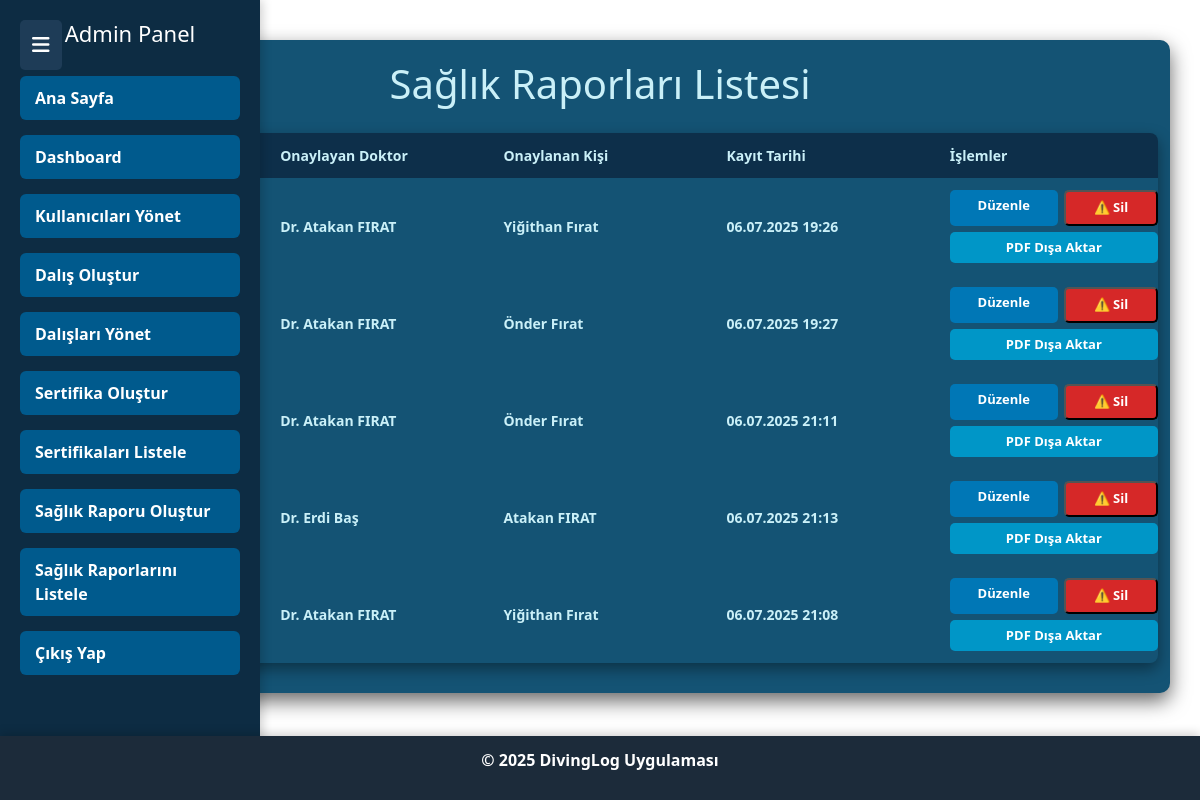
Screenshot of /users/health_inspection_list.php with the database file from the repository.
### tables this page shows
CREATE TABLE `health_inspections` (
  `id` int(11) NOT NULL,
  `muayene_tarihi` date NOT NULL,
  `onaylayan` varchar(255) NOT NULL,
  `onaylanan` varchar(255) NOT NULL,
  `tcno` varchar(11) NOT NULL,
  `created_at` datetime NOT NULL
);

### src/users/health_inspection_list.php (the view, shortened to what this page needs)
<?php
include('../../config.php');
$query = "SELECT id, muayene_tarihi, onaylayan, onaylanan, created_at FROM health_inspections ORDER BY muayene_tarihi DESC";
$result = mysqli_query($mysqlB, $query);
?>
<!DOCTYPE html>
<html lang="tr">
<head>
    <link rel="stylesheet" href="../CSS/health_inspection_list.css" />
    <link rel="stylesheet" href="https://cdnjs.cloudflare.com/ajax/libs/font-awesome/6.5.0/css/all.min.css">
    <link href="https://cdn.jsdelivr.net/npm/bootstrap@5.3.3/dist/css/bootstrap.min.css" rel="stylesheet">
</head>
<body>
    <div class="menu-toggle" onclick="toggleSidebar()">
        <i class="fas fa-bars"></i>
    </div>
    <div class="sidebar">
        <h2>Admin Panel</h2>
        <ul>
            <li><a href="../index.php">Ana Sayfa</a></li>
            <li><a href="dashboard.php">Dashboard</a></li>
            <li><a href="manage_users.php">Kullanıcıları Yönet</a></li>
            <li><a href="diving.php">Dalış Oluştur</a></li>
            <li><a href="manage_diving.php">Dalışları Yönet</a></li>
            <li><a href="certificate.php">Sertifika Oluştur</a></li>
            <li><a href="certificate_list.php">Sertifikaları Listele</a></li>
            <li><a href="health_inspection.php">Sağlık Raporu Oluştur</a></li>
            <li><a href="health_inspection_list.php">Sağlık Raporlarını Listele</a></li>
            <li><a href="../users/exit.php">Çıkış Yap</a></li>
        </ul>
    </div>
<div class="container">
    <h1>Sağlık Raporları Listesi</h1>
    <?php if (mysqli_num_rows($result) > 0): ?>
        <table>
            <thead>
                <tr>
                    <th>Muayene Tarihi</th>
                    <th>Onaylayan Doktor</th>
                    <th>Onaylanan Kişi</th>
                    <th>Kayıt Tarihi</th>
                    <th>İşlemler</th>
                </tr>
            </thead>
            <tbody>
                <?php while($row = mysqli_fetch_assoc($result)): ?>
                    <tr>
                        <td><?= htmlspecialchars($row['muayene_tarihi']) ?></td>
                        <td><?= htmlspecialchars($row['onaylayan']) ?></td>
                        <td><?= htmlspecialchars($row['onaylanan']) ?></td>
                        <td><?= date('d.m.Y H:i', strtotime($row['created_at'])) ?></td>
                        <td>
                            <a href="health_inspection_edit.php?id=<?= $row['id'] ?>" class="btn-edit">Düzenle</a>
                            <button class="btn-delete" data-bs-toggle="modal" data-bs-target="#confirmDeleteModal" data-id="<?= $row['id'] ?>">
                                ⚠️ Sil
                            </button>
                            <a href="health_inspection_export_pdf.php?id=<?= $row['id'] ?>" target="_blank" class="btn-pdf">PDF Dışa Aktar</a>
                        </td>
                    </tr>
                <?php endwhile; ?>
            </tbody>
        </table>
    <?php else: ?>
        <p style="text-align:center; margin-top:40px; font-weight:bold; font-size:18px;">Henüz kayıtlı sağlık raporu yok.</p>
    <?php endif; ?>
</div>
<footer>
    <p>&copy; 2025 DivingLog Uygulaması</p>
</footer>
</body>
</html>

### src/CSS/health_inspection_list.css (style rules this page uses)
html, body { height: 100%; margin: 0; padding: 0; font-family: Arial, sans-serif; }
body { background-color: #1e3c57; color: #ffffff; display: flex; flex-direction: column; justify-content: space-between; }
.sidebar { position: fixed; top: 0; left: 0; width: 260px; height: 100vh; background-color: #0d2c43; padding: 20px; box-shadow: 2px 0 10px rgba(0,0,0,0.2); }
.sidebar h2 { color: #ffffff; font-size: 22px; text-align: center; margin-bottom: 30px; }
.sidebar ul { list-style: none; padding: 0; }
.sidebar ul li { margin-bottom: 15px; }
.sidebar ul li a { text-decoration: none; color: #fff; font-weight: bold; display: block; padding: 10px 15px; border-radius: 6px; background-color: #005a8d; transition: background-color 0.3s ease; }
.container { max-width: 760px; margin: 40px auto 80px; padding: 20px 20px 30px; background-color: #145374; border-radius: 10px; box-shadow: 0 8px 20px rgba(0,0,0,0.6); color: #caf0f8; }
h1 { text-align: center; margin-bottom: 20px; font-weight: bold; font-size: 28px; color: #caf0f8; }
table { table-layout: fixed; border-spacing: 0 !important; width: 100%; border-collapse: collapse; margin-top: 25px; background-color: #145374; border-radius: 8px; overflow: hidden; box-shadow: 0 6px 15px rgba(0,0,0,0.4); }
th, td { padding: 12px 15px; color: #caf0f8; text-align: left; border-bottom: 1px solid rgba(255,255,255,0.15); font-weight: 600; font-size: 14px; }
th { background-color: #0d2f4a; }
td:last-child { min-width: 180px; max-width: 240px; display: flex; flex-wrap: wrap; gap: 6px; background-color: transparent !important; overflow: hidden; padding-right: 0 !important; margin-right: 0 !important; border-right: none; }
td:last-child > * { margin: 0 !important; flex: 1 1 auto; white-space: nowrap; }
.btn-edit, .btn-delete, .btn-pdf { background-color: #0077B6; color: #fff; padding: 6px 10px; border-radius: 5px; font-weight: 700; text-decoration: none; transition: background-color 0.3s ease; font-size: 13px; display: inline-block; user-select: none; white-space: nowrap; flex: 1 1 auto; text-align: center; }
.btn-delete { background-color: #d62828; }
.btn-pdf { background-color: #0096c7; }
footer { background-color: #1c2b3a; color: #ffffff; text-align: center; font-weight: bold; padding: 12px 0; width: 100%; position: fixed; left: 0; bottom: 0; z-index: 999; box-shadow: 0 -2px 10px rgba(0, 0, 0, 0.2); }
footer p { font-weight: bolder; }
.menu-toggle { position: fixed; top: 20px; left: 20px; z-index: 999; background-color: #1e3c57; padding: 10px 12px; border-radius: 5px; cursor: pointer; color: white; font-size: 20px; transition: background 0.3s ease; }
.sidebar { transition: transform 0.3s ease; }

### rows the page displays
health_inspections: onaylayan "Dr. Atakan FIRAT", onaylanan "Yiğithan Fırat", created_at "06.07.2025 19:26"
health_inspections: onaylayan "Dr. Atakan FIRAT", onaylanan "Önder Fırat", created_at "06.07.2025 19:27"
health_inspections: onaylayan "Dr. Atakan FIRAT", onaylanan "Önder Fırat", created_at "06.07.2025 21:11"
health_inspections: onaylayan "Dr. Erdi Baş", onaylanan "Atakan FIRAT", created_at "06.07.2025 21:13"
health_inspections: onaylayan "Dr. Atakan FIRAT", onaylanan "Yiğithan Fırat", created_at "06.07.2025 21:08"
